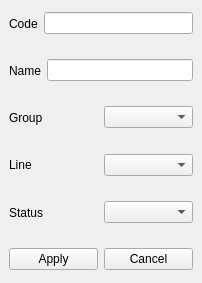
           <widget class="QFrame" name="filter_mainten_frame">
            <property name="geometry">
             <rect>
              <x>70</x>
              <y>220</y>
              <width>202</width>
              <height>283</height>
             </rect>
            </property>
            <property name="styleSheet">
             <string notr="true"/>
            </property>
            <layout class="QVBoxLayout" name="verticalLayout_5">
             <property name="spacing">
              <number>0</number>
             </property>
             <property name="leftMargin">
              <number>0</number>
             </property>
             <property name="topMargin">
              <number>0</number>
             </property>
             <property name="rightMargin">
              <number>0</number>
             </property>
             <property name="bottomMargin">
              <number>0</number>
             </property>
             <item>
              <widget class="QFrame" name="frame_2">
               <property name="frameShape">
                <enum>QFrame::NoFrame</enum>
               </property>
               <layout class="QHBoxLayout" name="horizontalLayout_3">
                <item>
                 <widget class="QLabel" name="label_9">
                  <property name="text">
                   <string>Code</string>
                  </property>
                 </widget>
                </item>
                <item>
                 <widget class="QLineEdit" name="code_lnedit"/>
                </item>
               </layout>
              </widget>
             </item>
             <item>
              <widget class="QFrame" name="frame_3">
               <property name="frameShape">
                <enum>QFrame::NoFrame</enum>
               </property>
               <layout class="QHBoxLayout" name="horizontalLayout_4">
                <item>
                 <widget class="QLabel" name="label_10">
                  <property name="text">
                   <string>Name</string>
                  </property>
                 </widget>
                </item>
                <item>
                 <widget class="QLineEdit" name="name_lnedit"/>
                </item>
               </layout>
              </widget>
             </item>
             <item>
              <widget class="QFrame" name="frame_4">
               <property name="frameShape">
                <enum>QFrame::NoFrame</enum>
               </property>
               <layout class="QHBoxLayout" name="horizontalLayout_5">
                <item>
                 <widget class="QLabel" name="label_11">
                  <property name="text">
                   <string>Group</string>
                  </property>
                 </widget>
                </item>
                <item>
                 <widget class="QComboBox" name="group_cbb"/>
                </item>
               </layout>
              </widget>
             </item>
             <item>
              <widget class="QFrame" name="frame_5">
               <property name="frameShape">
                <enum>QFrame::NoFrame</enum>
               </property>
               <layout class="QHBoxLayout" name="horizontalLayout_6">
                <item>
                 <widget class="QLabel" name="label_12">
                  <property name="text">
                   <string>Line</string>
                  </property>
                 </widget>
                </item>
                <item>
                 <widget class="QComboBox" name="line_cbb"/>
                </item>
               </layout>
              </widget>
             </item>
             <item>
              <widget class="QFrame" name="frame_10">
               <property name="frameShape">
                <enum>QFrame::NoFrame</enum>
               </property>
               <layout class="QHBoxLayout" name="horizontalLayout_11">
                <item>
                 <widget class="QLabel" name="label_17">
                  <property name="text">
                   <string>Status</string>
                  </property>
                 </widget>
                </item>
                <item>
                 <widget class="QComboBox" name="status_cbb"/>
                </item>
               </layout>
              </widget>
             </item>
             <item>
              <widget class="QFrame" name="frame_11">
               <property name="frameShape">
                <enum>QFrame::NoFrame</enum>
               </property>
               <layout class="QHBoxLayout" name="horizontalLayout_12">
                <item>
                 <widget class="QPushButton" name="apply_btn">
                  <property name="text">
                   <string>Apply</string>
                  </property>
                  <property name="flat">
                   <bool>false</bool>
                  </property>
                 </widget>
                </item>
                <item>
                 <widget class="QPushButton" name="cancel_btn">
                  <property name="text">
                   <string>Cancel</string>
                  </property>
                  <property name="flat">
                   <bool>false</bool>
                  </property>
                 </widget>
                </item>
               </layout>
              </widget>
             </item>
            </layout>
           </widget>
